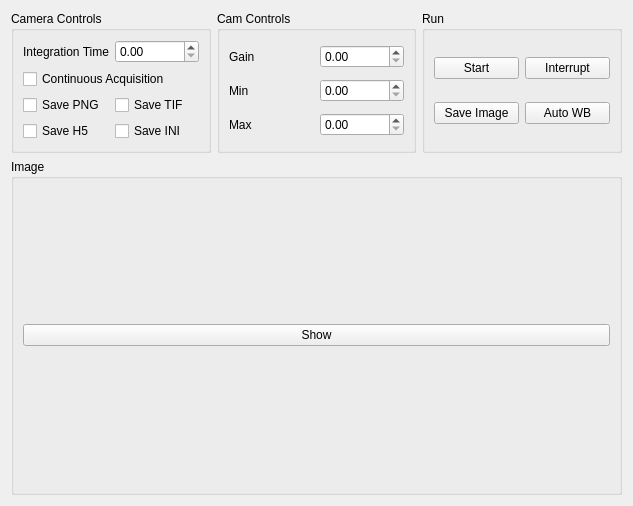
<?xml version="1.0" encoding="UTF-8"?>
<ui version="4.0">
 <class>Form</class>
 <widget class="QWidget" name="Form">
  <property name="geometry">
   <rect>
    <x>0</x>
    <y>0</y>
    <width>633</width>
    <height>506</height>
   </rect>
  </property>
  <property name="windowTitle">
   <string>Form</string>
  </property>
  <layout class="QGridLayout" name="gridLayout_2" rowstretch="0,1">

   <item row="0" column="2">
    <widget class="QGroupBox" name="run_groupBox">
     <property name="title">
      <string>Run</string>
     </property>
     <layout class="QGridLayout" name="gridLayout_3">
      <item row="0" column="1">
       <widget class="QPushButton" name="interrupt_pushButton">
        <property name="text">
         <string>Interrupt</string>
        </property>
       </widget>
      </item>
      <item row="0" column="0">
       <widget class="QPushButton" name="start_pushButton">
        <property name="text">
         <string>Start</string>
        </property>
       </widget>
      </item>
      <item row="1" column="1">
       <widget class="QPushButton" name="autowb_pushButton">
        <property name="text">
         <string>Auto WB</string>
        </property>
       </widget>
      </item>
      <item row="1" column="0">
       <widget class="QPushButton" name="save_pushButton">
        <property name="text">
         <string>Save Image</string>
        </property>
       </widget>
      </item>
     </layout>
    </widget>
   </item>
   <item row="1" column="0" colspan="3">
    <widget class="QGroupBox" name="plot_groupBox">
     <property name="title">
      <string>Image</string>
     </property>
     <layout class="QVBoxLayout" name="verticalLayout">
      <item>
       <widget class="QPushButton" name="show_pushButton">
        <property name="text">
         <string>Show</string>
        </property>
       </widget>
      </item>
     </layout>
    </widget>
   </item>
   <item row="0" column="0">
    <widget class="QGroupBox" name="camera_controls_groupBox">
     <property name="title">
      <string>Camera Controls</string>
     </property>
     <layout class="QGridLayout" name="gridLayout_4">
      <item row="2" column="0" colspan="2">
       <widget class="QCheckBox" name="continuous_checkBox">
        <property name="text">
         <string>Continuous Acquisition</string>
        </property>
       </widget>
      </item>
      <item row="3" column="0">
       <widget class="QCheckBox" name="save_png_checkBox">
        <property name="text">
         <string>Save PNG</string>
        </property>
       </widget>
      </item>
      <item row="0" column="0">
       <widget class="QLabel" name="label_6">
        <property name="text">
         <string>Integration Time</string>
        </property>
       </widget>
      </item>
      <item row="0" column="1">
       <widget class="QDoubleSpinBox" name="exp_time_doubleSpinBox">
       </widget>
      </item>
      <item row="3" column="1">
       <widget class="QCheckBox" name="save_tif_checkBox">
        <property name="text">
         <string>Save TIF</string>
        </property>
       </widget>
      </item>
      <item row="4" column="0">
       <widget class="QCheckBox" name="save_h5_checkBox">
        <property name="text">
         <string>Save H5</string>
        </property>
       </widget>
      </item>
      <item row="4" column="1">
       <widget class="QCheckBox" name="save_ini_checkBox">
        <property name="text">
         <string>Save INI</string>
        </property>
       </widget>
      </item>
     </layout>
    </widget>
   </item>
   <item row="0" column="1">
    <widget class="QGroupBox" name="roi_groupBox">
     <property name="title">
      <string>Cam Controls</string>
     </property>
     <layout class="QGridLayout" name="gridLayout" columnstretch="0,0">
      <item row="0" column="1">
       <widget class="QDoubleSpinBox" name="gain_doubleSpinBox">
        <property name="maximum">
         <double>3</double>
        </property>
        <property name="minimum">
         <double>0</double>
        </property>
       </widget>
      </item>
      <item row="0" column="0">
       <widget class="QLabel" name="label">
        <property name="text">
         <string>Gain</string>
        </property>
       </widget>
      </item>
      <item row="1" column="1">
       <widget class="QDoubleSpinBox" name="min_doubleSpinBox"/>
      </item>
      <item row="2" column="1">
       <widget class="QDoubleSpinBox" name="max_doubleSpinBox"/>
      </item>
      <item row="1" column="0">
       <widget class="QLabel" name="label_3">
        <property name="text">
         <string>Min</string>
        </property>
       </widget>
      </item>
      <item row="2" column="0">
       <widget class="QLabel" name="label_4">
        <property name="text">
         <string>Max</string>
        </property>
       </widget>
      </item>
     </layout>
    </widget>
   </item>
  </layout>
 </widget>
 <resources/>
 <connections/>
</ui>
